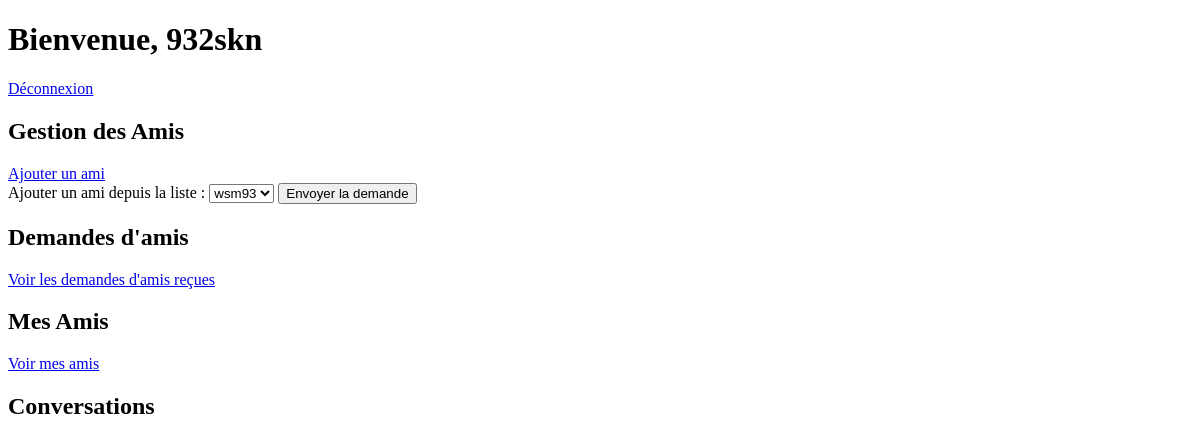
Page / (signed in) on the earlier database version.
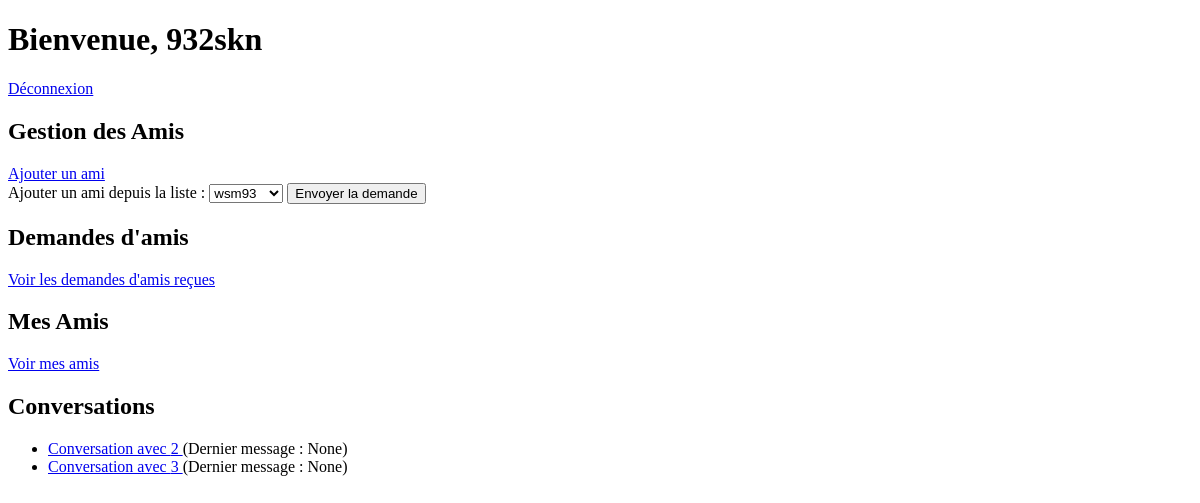
Same page on the later database version.
### models.py (models this page shows)
class User(UserMixin, db.Model):
    id = db.Column(db.Integer, primary_key=True)
    username = db.Column(db.String(150), unique=True, nullable=False)
    password = db.Column(db.String(150), nullable=False)

class Conversation(db.Model):
    id = db.Column(db.Integer, primary_key=True)
    user_1_id = db.Column(db.Integer, db.ForeignKey('user.id'))
    user_2_id = db.Column(db.Integer, db.ForeignKey('user.id'))
    last_message = db.Column(db.String(500))
    timestamp = db.Column(db.DateTime, default=db.func.current_timestamp())
    user_1 = db.relationship('User', foreign_keys=[user_1_id])
    user_2 = db.relationship('User', foreign_keys=[user_2_id])

### app.py (the view)
@app.route('/')
@login_required
def index():
    friends = User.query.filter(User.id != current_user.id).all()
    conversations = Conversation.query.filter(
        (Conversation.user_1_id == current_user.id) |
        (Conversation.user_2_id == current_user.id)
    ).all()
    return render_template('index.html', user=current_user, friends=friends, conversations=conversations)

### app.py (called while the page is built)
@login_manager.user_loader
def load_user(user_id):
    return User.query.get(int(user_id))

### templates/index.html (shortened to what this page needs)
<!DOCTYPE html>
<html lang="en">
<head>
</head>
<body>
    <h1>Bienvenue, {{ user.username }}</h1>
    <a href="{{ url_for('logout') }}">Déconnexion</a>
    <h2>Gestion des Amis</h2>
    <a href="{{ url_for('add_friend') }}">Ajouter un ami</a>
    <form method="POST" action="{{ url_for('add_friend') }}">
        <label for="friend_id">Ajouter un ami depuis la liste :</label>
        <select name="friend_id" id="friend_id">
            {% for friend in friends %}
                <option value="{{ friend.id }}">{{ friend.username }}</option>
            {% endfor %}
        </select>
        <button type="submit">Envoyer la demande</button>
    </form>
    <h2>Demandes d'amis</h2>
    <a href="{{ url_for('friend_requests') }}">Voir les demandes d'amis reçues</a>
    <h2>Mes Amis</h2>
    <a href="{{ url_for('friends') }}">Voir mes amis</a>
    <h2>Conversations</h2>
    <ul>
        {% for conversation in conversations %}
            <li>
                <a href="/conversation/{{ conversation.id }}">
                    Conversation avec {{ conversation.user_2_id if conversation.user_1_id == user.id else conversation.user_1_id }}
                </a>
                (Dernier message : {{ conversation.last_message }})
            </li>
        {% endfor %}
    </ul>
</body>
</html>

Differences in the rows shown:
added Conversation: user_2 "2", last_message "None"
added Conversation: user_2 "3", last_message "None"
